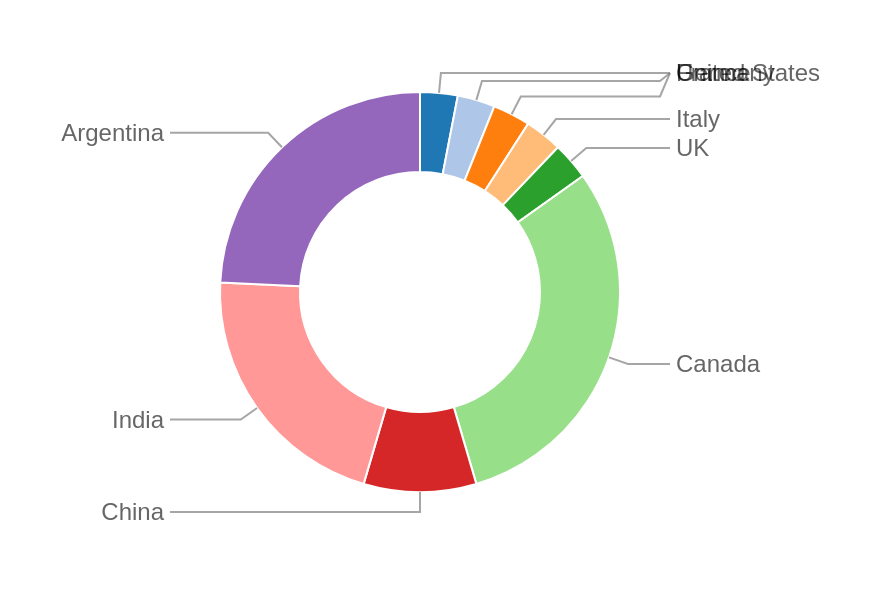

Here is the Vega-Lite specification saved for this chart:
### Vega specification from a JSON file in a GitHub repository (floating-point values rounded to 4 significant figures)
{"$schema": "https://vega.github.io/schema/vega/v6.json", "description": "Donut with non-overlapping labels.", "width": 200, "height": 200, "autosize": "pad", "padding": 30, "signals": [{"name": "startAngle", "value": 0, "bind": {"input": "range", "min": 0, "max": 6.29, "step": 0.01}}, {"name": "sortField", "update": "''", "description": "Sort field if desired"}, {"name": "sortOrder", "update": "''", "description": "Sort order if desired (ascending or descending)"}, {"name": "labelFontSize", "init": "12", "description": "The font size used for labels"}, {"name": "labelHeight", "update": "labelFontSize", "description": "This is approximately the same as the label font size but can be adjusted if you want extra padding"}, {"name": "innerRadius", "update": "60"}, {"name": "outerRadius", "update": "100"}, {"name": "counter", "description": "Counter used to loop through an array", "value": 0, "on": [{"events": {"type": "timer", "throttle": 0}, "update": "counter<length(data('labelPositions'))?counter + 1:counter"}, {"events": {"signal": "leftRightCount"}, "update": "0"}]}, {"name": "shiftArray", "description": "An array of shift positions", "update": "{right: leftRightCount.right!=0? pluck(data('labelPositions')[0]['shiftArray'],'shift'):[], left: leftRightCount.left!=0? pluck(data('labelPositions')[leftRightCount.right]['shiftArray'],'shift'):[]}"}, {"name": "leftRightCountArray", "description": "Array of label sides", "update": "reverse(sort( pluck( data('labelPositions'), 'side')))"}, {"name": "leftRightCount", "description": "Count of  label sides", "update": "{right:lastindexof(leftRightCountArray,'right')+1,left:length(leftRightCountArray)- (lastindexof(leftRightCountArray,'right')+1)}"}, {"name": "p1", "description": "Used to loop through position array one element at a time with a running sum but reseting the counter to 0 if it ever goes negative", "value": {"right": 0, "left": 0}, "on": [{"events": {"signal": "leftRightCount"}, "update": "{'right': 0, 'left': 0}"}, {"events": {"signal": "counter"}, "update": "{right:shiftArray.right[counter-1]+p1.right<0?0:shiftArray.right[counter-1]+p1.right, left:shiftArray.left[counter-1]+p1.left<0?0:shiftArray.left[counter-1]+p1.left}", "force": true}]}, {"name": "p2", "description": "Used to reassemble the position array as a string with final shift positions", "value": {"right": [], "left": []}, "on": [{"events": {"signal": "leftRightCount"}, "update": "{'right': [], 'left': []}"}, {"events": {"signal": "p1"}, "update": "{right:length(p2.right)!=0? p1.right+','+p2.right:p1.right,left:length(p2.left)!=0? p1.left+','+p2.left:p1.left}"}]}, {"name": "shiftArrayRunning", "description": "Converts a string to an array and reverses", "update": "{right:reverse(split(p2.right,',')),left:reverse(split(p2.left,','))}"}], "data": [{"name": "table", "values": [{"id": "United States", "value": 1}, {"id": "France", "value": 1}, {"id": "Germany", "value": 1}, {"id": "Italy", "value": 1}, {"id": "UK", "value": 1}, {"id": "Canada", "value": 10}, {"id": "China", "value": 3}, {"id": "India", "value": 7}, {"id": "Argentina", "value": 8}], "transform": [{"type": "collect", "sort": {"field": {"signal": "sortField"}, "order": {"signal": "sortOrder"}}}, {"type": "pie", "field": "value", "startAngle": {"signal": "startAngle"}, "endAngle": {"signal": "round((2*PI)*10000)/10000+startAngle"}}, {"type": "formula", "as": "middleAngle", "expr": " (((datum.endAngle - datum.startAngle)/2) + datum.startAngle)-PI/2"}, {"type": "formula", "as": "side", "expr": "datum.middleAngle + PI/2  <= PI || datum.middleAngle + PI/2 >= 2*PI && datum.middleAngle + PI/2 <= PI*3?'right':'left'"}, {"type": "formula", "as": "x1", "expr": " (outerRadius*cos(datum.middleAngle))+outerRadius "}, {"type": "formula", "as": "y1", "expr": " (outerRadius*sin(datum.middleAngle))+outerRadius "}, {"type": "formula", "as": "x2", "expr": " ((outerRadius+10)*cos(datum.middleAngle))+outerRadius "}, {"type": "formula", "as": "y2", "expr": " ((outerRadius+10)*sin(datum.middleAngle))+outerRadius "}, {"type": "formula", "as": "x3", "expr": "datum.side== 'right'?width+20:-20"}, {"type": "formula", "as": "bin", "expr": "0"}]}, {"name": "leftExt", "source": ["table"], "transform": [{"type": "filter", "expr": "datum.side=='left'"}, {"type": "extent", "field": "y2", "signal": "leftExt"}]}, {"name": "rightExt", "source": ["table"], "transform": [{"type": "filter", "expr": "datum.side=='right'"}, {"type": "extent", "field": "y2", "signal": "rightExt"}]}, {"name": "labelSequenceRight", "transform": [{"type": "sequence", "start": {"signal": "rightExt[0]"}, "stop": {"signal": "(rightExt[1]+labelHeight)"}, "step": {"signal": "labelHeight"}, "as": "bin"}, {"type": "formula", "expr": "'right'", "as": "side"}]}, {"name": "labelSequenceLeft", "transform": [{"type": "sequence", "start": {"signal": "leftExt[0]"}, "stop": {"signal": "(leftExt[1]+labelHeight)"}, "step": {"signal": "labelHeight"}, "as": "bin"}, {"type": "formula", "expr": "'left'", "as": "side"}]}, {"name": "labelBinsRight", "source": ["rightExt", "labelSequenceRight"], "transform": [{"type": "bin", "field": "y2", "step": {"signal": "labelHeight"}, "extent": {"signal": "rightExt"}, "interval": false, "as": ["binTemp", "bin1"], "nice": false}, {"type": "formula", "expr": "datum.bin==0?datum.binTemp:datum.bin", "as": "bin"}]}, {"name": "labelBinsLeft", "source": ["leftExt", "labelSequenceLeft"], "transform": [{"type": "bin", "field": "y2", "step": {"signal": "labelHeight"}, "extent": {"signal": "leftExt"}, "interval": false, "as": ["binTemp", "bin1"], "nice": false}, {"type": "formula", "expr": "datum.bin==0?datum.binTemp:datum.bin", "as": "bin"}]}, {"name": "labelPositions", "source": ["labelBinsLeft", "labelBinsRight"], "transform": [{"type": "joinaggregate", "ops": ["count"], "as": ["count"], "groupby": ["side", "bin"]}, {"type": "filter", "expr": "datum.value != null || datum.count == 1"}, {"type": "formula", "expr": "datum.count-1", "as": "count"}, {"type": "collect", "sort": {"field": ["side", "bin"], "order": ["descending", "ascending"]}}, {"type": "window", "sort": {"field": ["bin", "y2"], "order": ["ascending", "ascending"]}, "ops": ["row_number"], "as": ["index"], "groupby": ["side"]}, {"type": "window", "sort": {"field": "index", "order": "ascending"}, "ops": ["row_number"], "groupby": ["side", "bin"]}, {"type": "formula", "expr": "datum.value==0?0:datum.row_number", "as": "row_number"}, {"type": "formula", "expr": "datum.value==null?-labelHeight:datum.row_number==1?0:labelHeight", "as": "shift"}, {"type": "collect", "sort": {"field": ["side", "index"], "order": ["descending", "ascending"]}}, {"type": "joinaggregate", "ops": ["values"], "as": ["shiftArray"], "fields": ["shift"], "groupby": ["side"]}]}, {"name": "labelPositionsFinal", "source": ["labelPositions"], "transform": [{"type": "collect", "sort": {"field": ["side", "index"], "order": ["descending", "ascending"]}}, {"type": "formula", "expr": "datum.side=='right'?toNumber(shiftArrayRunning.right[datum.index-1]):toNumber(shiftArrayRunning.left[datum.index-1])", "as": "shiftArrayRunning"}, {"type": "formula", "expr": "datum.shiftArrayRunning+datum.bin", "as": "binShifted"}, {"type": "formula", "as": "x4", "expr": "datum.side== 'right'?width+25:-25"}, {"type": "window", "sort": {"field": "index", "order": "ascending"}, "ops": ["lead"], "fields": ["shift"], "groupby": ["side"]}, {"type": "formula", "as": "y4", "expr": "datum.y2>datum.binShifted&&datum.lead_shift<0?datum.y2:datum.binShifted"}, {"type": "formula", "as": "labelPath", "expr": "datum.value==null?'': 'M '+ datum.x1 + ' ' + datum.y1 + 'L'+ datum.x2 + ' ' + datum.y2 + ' H'+ datum.x3  +'L '+ datum.x4 + ' ' + datum.y4 "}]}], "scales": [{"name": "color", "type": "ordinal", "domain": {"data": "table", "field": "id"}, "range": {"scheme": "category20"}}], "marks": [{"type": "arc", "from": {"data": "table"}, "encode": {"enter": {"fill": {"scale": "color", "field": "id"}, "x": {"signal": "width / 2"}, "y": {"signal": "height / 2"}, "stroke": {"value": "white"}}, "update": {"startAngle": {"field": "startAngle"}, "endAngle": {"field": "endAngle"}, "innerRadius": {"signal": "innerRadius"}, "outerRadius": {"signal": "outerRadius"}}}}, {"type": "path", "name": "labelPath", "from": {"data": "labelPositionsFinal"}, "encode": {"update": {"strokeWidth": {"value": 1}, "path": {"field": "labelPath"}, "stroke": {"value": "grey"}, "opacity": {"value": 0.7}}}}, {"type": "rect", "from": {"data": "labelPositionsFinal"}, "description": "Debug boxes. Opacity is set to zero but can be changed to better understand how the bins are being layed out", "encode": {"update": {"x": {"field": "x4"}, "y": {"field": "y4"}, "width": {"value": 20}, "height": {"signal": "labelHeight"}, "strokeWidth": {"value": 2}, "stroke": {"value": "grey"}, "fill": {"value": "#4682b4"}, "opacity": {"signal": "datum.value==null?0:0"}}}}, {"type": "text", "name": "labels", "from": {"data": "labelPositionsFinal"}, "encode": {"update": {"text": {"field": "id"}, "opacity": {"value": 0.6}, "fill": {"value": "black"}, "baseline": {"value": "middle"}, "align": {"signal": "datum.side=='left'?'right':'left'"}, "dx": {"signal": "datum.side=='left'?-3:3"}, "x": {"field": "x4"}, "y": {"field": "y4"}, "fontSize": {"signal": "labelFontSize"}}}}]}
